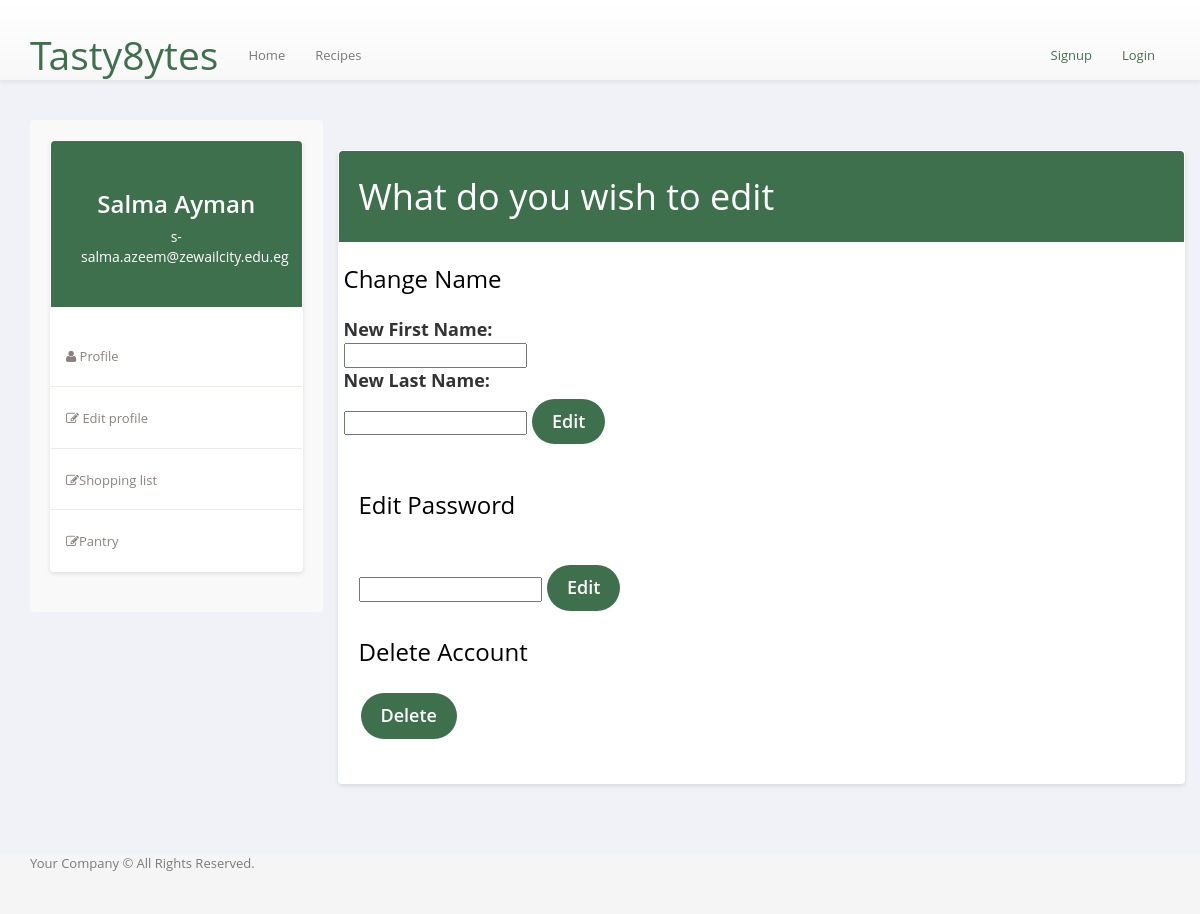
Page /useredit/5 on the earlier database version.
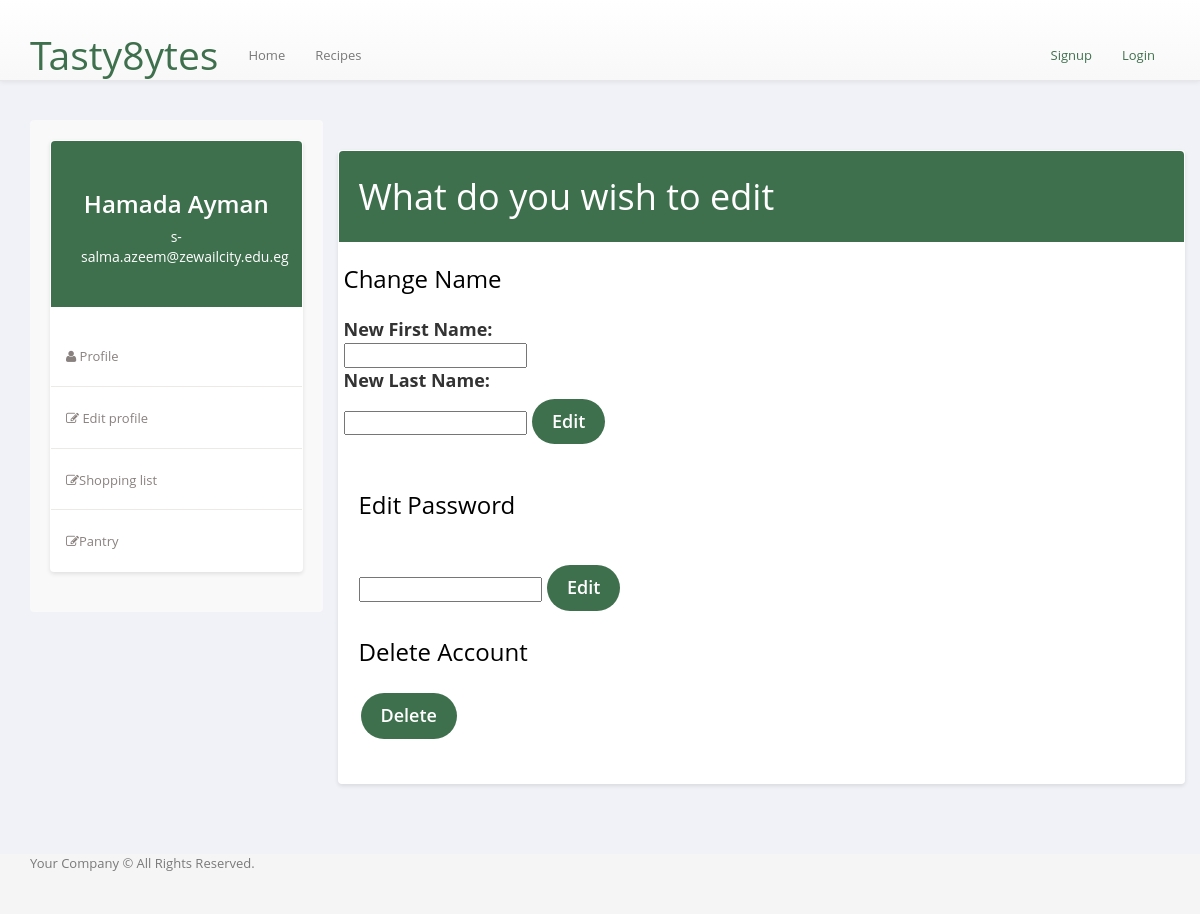
Same page on the later database version.
### backend/complete/models.py (models this page shows)
class User(db.Model, UserMixin):
    id = db.Column(db.Integer, primary_key=True)
    email = db.Column(db.String(150), unique=True)
    password = db.Column(db.String(150))
    first_name = db.Column(db.String(150))
    last_name = db.Column(db.String(150))
    isChef = db.Column(db.String, default='off')

### backend/complete/views.py (the view)
@views.route('/useredit/<userid>')
def useredit(userid):
    object = user_database("instance\MainDB.db")
    userinfo= object.get_user(int(userid))
    return render_template('pages/useredit.html',item=userinfo)

### controllers/database.py (called while the page is built)
    def l_tuple_to_list(self,tuplee):                       #function to change a list of tuples to a normal list
        listt =[]
        for item in tuplee:
            for itemm in item:
                listt.append(itemm)        # all the ingredients are now in a normal list
        return listt

    def establish_connection(self):
        self.connection = sqlite3.connect(self.database_name, timeout = 5000)

    def cursor(self):
        return self.connection.cursor()

    def get_user(self, user_id):
        query = f'Select * from User where id = {user_id}'
        cursor=self.cursor().execute(query)
        data=cursor.fetchall()
        data=self.l_tuple_to_list(data)
        return data

### backend/complete/templates/pages/useredit.html (shortened to what this page needs)
{% extends 'layouts/main.html' %}
{% block content %}
<div class="container bootstrap snippets bootdey">
  <div class="row">
    <div class="profile-nav col-md-3">
        <div class="panel">
          <div class="user-heading round">
              <h1>{{item[3]}} {{item[4]}}</h1>
              <p>{{item[1]}}</p>
          </div>
            <ul class="nav nav-pills nav-stacked">
                <li><a href="{{ url_for('views.userprofile',userid=current_user.id) }}"> <i class="fa fa-user"></i> Profile</a></li>
                <li><a href="{{ url_for('views.useredit', userid=current_user.id) }}"> <i class="fa fa-edit"></i> Edit profile</a></li>
                <li><a href="{{ url_for('views.shoppinglist', userid=current_user.id) }}"> <i class="fa fa-edit"></i>Shopping list</a></li>
                <li><a href="{{ url_for('views.viewpantry', userid=current_user.id) }}"> <i class="fa fa-edit"></i>Pantry</a></li>
            </ul>
        </div>
    </div>
<div class="profile-info col-md-9">
    <div class="panel">
        <div class="bio-graph-heading" style="font-size: 36px;">
            What do you wish to edit
        </div>
        <div class="panel-body bio-graph-info">
          <form method="POST" action="{{ url_for('views.change_name', userid=current_user.id) }}">
            <div class="row">
              <div class="bio-row" style="font-size: 24px;">
                <p><span>Change Name</span></p>
              </div>
              <div class="bio-row">
                <label for="new_firstname" style="display: block; font-size: 18px; font-weight: bold; margin-bottom: 1px; color: #333;">New First Name:</label>
                <input type="text" id="new_firstname" name="new_firstname" required>
                <label for="new_lastname" style="display: block; font-size: 18px; font-weight: bold; margin-bottom: 1px; color: #333;">New Last Name:</label>
                <input type="text" id="new_lastname" name="new_lastname" required>
                <button type="submit" class="GreenButton" style="font-size: 18px;">Edit</button>
              </div>
            </div>
          </form>
          <form method="POST" action="{{ url_for('views.change_password', userid=current_user.id) }}">
              <div class="bio-row">
                <p style="font-size: 24px;"><span>Edit Password </span></p>
              </div>
              <div class="bio-row">
                <label style="display: block; font-size: 18px; font-weight: bold; margin-bottom: 1px; color: #333;"></label> <br>
                <input type="password" name="new_password" required>
                <button class="GreenButton" type="submit" style="font-size: 18px;">Edit</button>
              </div>
          </form>
          <form method="POST" action="{{ url_for('views.delete_account', userid=current_user.id) }}">
              <div class="bio-row">
                <p style="font-size: 24px;"><span>Delete Account</span></p>
              </div>
              <div class="bio-row">
                <button class="GreenButton" type="submit" style="font-size: 18px;">Delete</button>
              </div>
            </div>
    </div>
</div>
{% endblock %}

Differences in the rows shown:
changed User "Ayman": first_name "Salma" → "Hamada"
